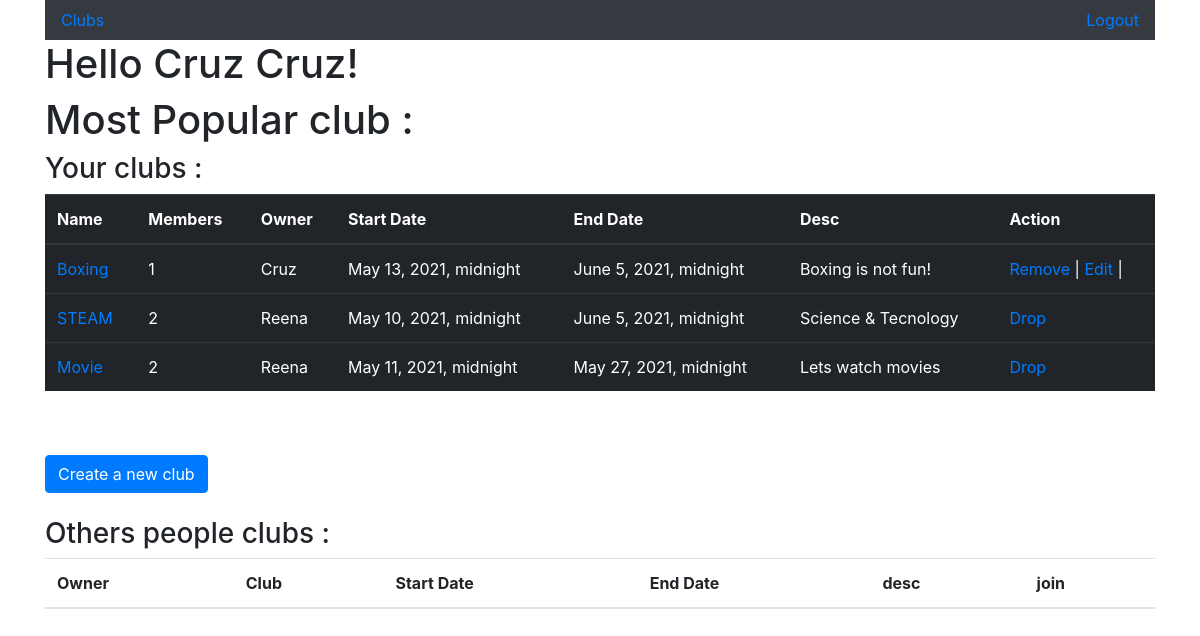
The page /clubs (signed in) on the database its author committed.
### clubapp/models.py (models this page shows)
class User(models.Model):
    first_name = models.CharField(max_length=45)
    last_name = models.CharField(max_length=45)
    email = models.EmailField(unique=True)
    password = models.CharField(max_length=255)
    objects = UserManager()

class Club(models.Model):
    name = models.CharField(max_length=255)
    desc = models.TextField()
    date_start = models.DateTimeField()
    date_end = models.DateTimeField()
    owner = models.ForeignKey(User, related_name = "clubs",on_delete=models.CASCADE)
    joined = models.ManyToManyField(User, related_name = "joined_clubs")
    created_at = models.DateTimeField(auto_now_add=True)
    updated_at = models.DateTimeField(auto_now=True)
    objects= ClubManager()

### clubapp/views.py (the view)
# urls.py: path('clubs', views.clubs),
def clubs(request):
    if 'user_id' not in request.session:
        return redirect("/")
    user = User.objects.get(id = request.session['user_id'])
    print(user)
    context = {
		"user": user,
		"user_clubs":Club.objects.filter(owner = user),
        "member_clubs" : Club.objects.filter(joined=user),
		"other_clubs": Club.objects.all().exclude(owner=user).exclude(joined=user),
	}
    return render(request,"clubs.html",context)

### clubapp/templates/clubs.html (shortened to what this page needs)
{% extends "base.html" %}
{% block content %}
<h1>Most Popular club : </h1>
<h3> Your clubs :</h3>
<table class="table table-dark">
    <thead>
        <th>Name</th>
        <th>Members</th>
        <th>Owner</th>
        <th>Start Date</th>
        <th>End Date</th>
        <th>Desc</th>
        <th>Action</th>
    </thead>
    {% for club in user_clubs%}
    <tr>
        <td><a href="/clubs/{{club.id}}">{{club.name}}</a></td>
        <td>{{club.joined.count}}</td>
        <td>{{club.owner.first_name}}</td>
        <td>{{club.date_start}}</td>
        <td>{{club.date_end}}</td>
        <td>{{club.desc}}</td>
        <td><a href="clubs/{{club.id}}/delete"> Remove </a> |
            <a href="clubs/edit/{{club.id}}">Edit</a> |
        </td>
    </tr>
    {% endfor %}
    {% for club in member_clubs%}
    <tr>
        <td><a href="/clubs/{{club.id}}">{{club.name}}</a></td>
        <td>{{club.joined.count}}</td>
        <td>{{club.owner.first_name}}</td>
        <td>{{club.date_start}}</td>
        <td>{{club.date_end}}</td>
        <td>{{club.desc}}</td>
        <td><a href="/clubs/{{club.id}}/cancel">Drop</a></td>
    </tr>
    {% endfor %}
</table> <br><br>
<a href="/clubs/new"><button class="btn btn-primary">Create a new club </button></a>
<br><br>
<h3> Others people clubs :</h3>
<table class="table">
    <thead>
        <th>Owner</th>
        <th>Club</th>
        <th> Start Date</th>
        <th> End Date</th>
        <th>desc</th>
        <th>join</th>
    </thead>
</table>
{% endblock content %}

### clubapp/templates/base.html (shortened to what this page needs)
<!DOCTYPE html>
<html lang="en">
<head>
    <link rel="stylesheet" href="https://maxcdn.bootstrapcdn.com/bootstrap/4.0.0/css/bootstrap.min.css"
>
</head>
<body>
<div class="container">
    <div class="navbar navbar-dark bg-dark justify-content-between">
       <a href="/clubs">Clubs</a>
       <a href="/logout" id="logout"> Logout</a>
    </div>
    <h1 id="welcome"> Hello {{user.first_name}} {{user.last_name}}!</h1>
    {% block content %}
    {% endblock %}
</div>
</body>
</html>

### rows shown on the page
User: first_name "Cruz", last_name "Cruz"
Club: name "Boxing", joined.count "1", owner.first_name "Cruz", date_start "May 13, 2021, midnight", date_end "June 5, 2021, midnight", desc "Boxing is not fun!"
Club: name "STEAM", joined.count "2", owner.first_name "Reena", date_start "May 10, 2021, midnight", date_end "June 5, 2021, midnight", desc "Science & Tecnology"
Club: name "Movie", joined.count "2", owner.first_name "Reena", date_start "May 11, 2021, midnight", date_end "May 27, 2021, midnight", desc "Lets watch movies"
